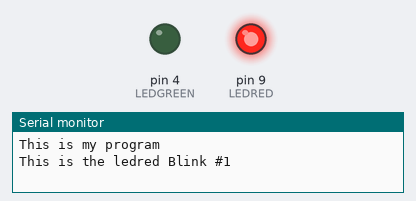
Bench run of a sketch on a simulated Arduino Uno, built with avr-gcc and run on an emulated ATmega328P. Shown: output pins drawn as LEDs (lit = HIGH), the last lines printed to the serial monitor.

Above: at 0.5 s.
At 29.5 s:
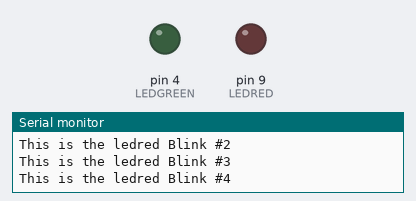
At 58.5 s:
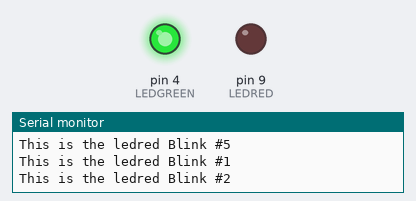
Timing chart, 0 to 59.8 s (numbered marks = the images above):
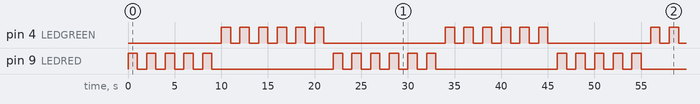

Measured:
- by itself, pin 4 (LEDGREEN): moves between LOW and HIGH, repeating every 46.0 s
- by itself, pin 9 (LEDRED): repeats every 46.0 s: HIGH 1.0 s, LOW 13.0 s, 5 × (HIGH 1.0 s, LOW 1.0 s), HIGH 1.0 s, LOW 13.0 s, 4 × (HIGH 1.0 s, LOW 1.0 s)
- by itself, everything shown: repeats every 46.0 s, in 46 steps

The sketch:

Arduino_2.ino
```cpp
int LEDRED=9;
int LEDGREEN=4;
int BLINKRED=5;
int BLINKGREEN=6;

int delayredon=1000;
int delayredoff=1000;
int delaygreenon=1000;
int delaygreenoff=1000;


String message1="This is the ledred Blink #";
String message2="This is the ledred Blink #";
String message3="This is the ledred Blink #";
String message4="This is the ledred Blink #";


void setup () {
  Serial.begin(9600);
  pinMode(LEDRED,OUTPUT);
  pinMode(LEDGREEN,OUTPUT);
  Serial.println ("This is my program");
  Serial.println("");
  int j;

}

void loop(){
  for( int j=1; j<=BLINKRED; j=j+1) {
  Serial.print (message1);
  Serial.println(j);
  digitalWrite(LEDRED,HIGH);
  delay(1000);
  digitalWrite(LEDRED,LOW);
  delay(1000);
  }

  Serial.println("");

for (int j=1; j<=BLINKGREEN; j=j+1) {
  Serial.print(message2);
  Serial.println(j);
  digitalWrite(LEDGREEN,HIGH);
  delay(1000);
  digitalWrite(LEDGREEN,LOW);
  delay(1000);
  }

  Serial.println("");


for (int j=1; j<=BLINKGREEN; j=j+1) {
  Serial.print(message3);
  Serial.println(j);
   digitalWrite(LEDRED,HIGH);
  delay(1000);
  digitalWrite(LEDRED,LOW);
  delay(1000);
}
  Serial.println("");


for (int j=1; j<=BLINKGREEN; j=j+1) {
  Serial.print(message4);
  Serial.println(j);

   digitalWrite(LEDGREEN,HIGH);
  delay(1000);
  digitalWrite(LEDGREEN,LOW);
  delay(1000);
}  }
```
